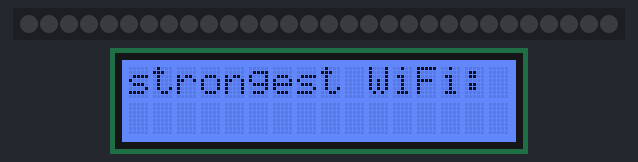
Recording of a sketch running on a simulated ESP8266 (NodeMCU). Shown: 30 RGB LEDs in strip order, left to right, 16×2 character LCD. Dim RGB values are drawn brighter than linear; the strip is taken to match the declared colour order; a WiFi scan finds three made-up networks; what the sketch prints to the serial monitor is not drawn.

Above: at 0.1 s.
At 2.59 s:
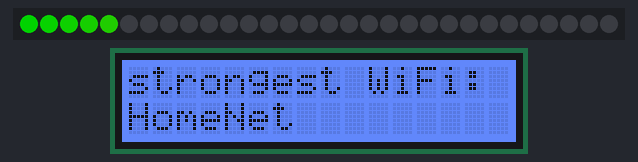
At 3.8 s:
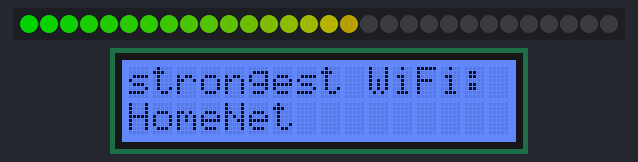
At 4.4 s:
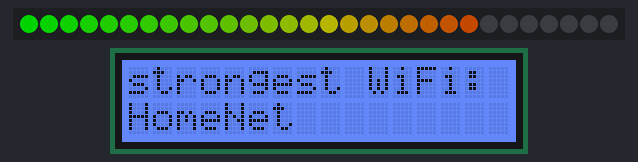
At 5.1 s:
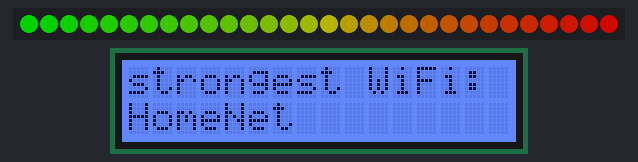
At 9.3 s:
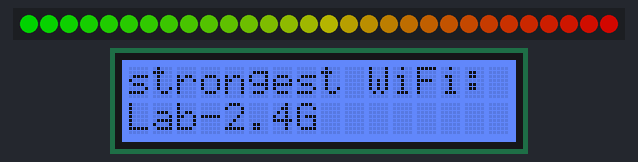

The sketch:

Wlan_signal_strength.ino
```cpp
#include <Wire.h>
#include <rgb_lcd.h>
#include <ESP8266WiFi.h>
#include <Adafruit_NeoPixel.h>
#ifdef __AVR__
   #include<avr/power.h>
#endif
#define LED D4 //Output-Port to which the NeoPixels are connected
#define NUMPIXELS 30 //number of LEDs in the used NeoPixel-Stripe
#define DELAYVAL 100 //milliseconds betweeen the updates of the single pixels when the RSSI changes
#define DAMP 2 //Damping-factor to decrease brightness of the (usually kind of to bright) NeoPixels

Adafruit_NeoPixel pixels(NUMPIXELS, LED, NEO_RGB + NEO_KHZ800); //constructor for the NeoPixels
rgb_lcd lcd; // constructor for the LCD-Display
const int colorR = 50;
const int colorG = 100;
const int colorB = 255;
/*
prints out a list of available networks, can be used for i.e. debugging, but isn't used in the follwing code:
*/
int printScanResults(int networksFound){
  for (int i = 0; i<networksFound; ++i){
    Serial.printf("%d: %s, Ch:%d (%ddBm) %s\n", i+1, WiFi.SSID(i).c_str(), WiFi.channel(i), WiFi.RSSI(i), WiFi.encryptionType(i) == ENC_TYPE_NONE ? "open" : "");
  }
  return WiFi.RSSI(0);
}
/*takes in values from 0 to 1, returns an unsigned int with the RGB-Colour interpolated between red (val=0)
and green (val=1). The RGB-Values are stored inside the result-variable by bitshifting the char-values by 8, 16 and 24 bits.
 */
unsigned int heatmap(double val){
  unsigned char r = 0U;
  unsigned char g = 0U;
  unsigned char b = 0U;
  unsigned int result = 0U;
  r = (unsigned char)((1 - val)*255U);
  g = (unsigned char)(val*255U);
  result = (r << 8) + (g << 16) + (b << 24);

  return result;
}


void setup() {
  pinMode(LED_BUILTIN, OUTPUT);
  digitalWrite(LED_BUILTIN, HIGH);
  pinMode(LED, OUTPUT); //set output port for the NeoPixels
  pixels.begin();

  lcd.begin(16, 2); //Setup the LCD-Display (for more detailed description go to https://github.com/Seeed-Studio/Grove_LCD_RGB_Backlight)
  lcd.setRGB(colorR,colorG,colorB);
  lcd.print("strongest WiFi: ");

  //Setup serial port for monitoring (can be omitted if used as "standalone device"):
  Serial.begin(115200);
  Serial.println();
  //Set the WiFi-Mode for the ESP8266WiFi-Class
  WiFi.mode(WIFI_STA);
  WiFi.disconnect();
}

void loop() {
  //store count of available networks in numNetworks and store the RSSI of the first in signalStrength:
  int numNetworks = WiFi.scanNetworks();
  int32_t signalStrength = WiFi.RSSI(0);

  //create an array the length of NUMPIXELS, assign a heatmap-colour ranging from red (bottom) to green (top) to indicate signal strength by color:
  unsigned int heat[NUMPIXELS] = {0};
  for (int i = 0 ; i<NUMPIXELS; ++i){
    heat[i] = heatmap(1.0/NUMPIXELS*(double)i);
  }

  //locate the array position of the WiFi with the highest RSSI:
  int NumberSSIDToBePrinted = 0;
  for (int i = 0; i<numNetworks-1; ++i){
    if (WiFi.RSSI(i+1)>signalStrength){
       signalStrength = WiFi.RSSI(i+1);
       NumberSSIDToBePrinted = i+1;
    }
  }
  //Print the SSID of the network with the highest RSSI to the LCD:
  lcd.setCursor(0,1);
  lcd.print(WiFi.SSID(NumberSSIDToBePrinted).c_str());

  //calculate how many pixels the indicator should show (ranging from -80dBm --> 3 pixels from bottom to 35dBm --> all pixels, linearly interpolated):
  int pixelstoshow = 0;
  if (signalStrength<-80) pixelstoshow = 3;
  else if (signalStrength>-30) pixelstoshow = NUMPIXELS;
  else{
    pixelstoshow = ((NUMPIXELS-3)/45)*signalStrength+(3+(80*(NUMPIXELS-3))/45); //Linear interpolation between 3 and NUMPIXELS, -80dBm and -35 dBm
  }

  //Set each pixel with the respective color calculated above and stored in the heat-array
  pixels.clear();
  for (int i = 0; i<pixelstoshow; ++i){
    unsigned char r = heat[i]>>8;
    unsigned char g = heat[i]>>16;
    unsigned char b = heat[i]<<24;
    pixels.setPixelColor(i, pixels.Color(g/DAMP,r/DAMP,b/DAMP));
    pixels.show();
    delay(DELAYVAL);

  }

  //the following block uses the same principles as the above, but only updates the LEDs and the display if there are any changes to what they display
  //without this "update-check" the pixels.clear() method causes a very irritating on/off-stutter when the main loop is repeated.
  int pixelstoshow2 = 0;
  int NumberSSIDToBePrinted2 = 0;
  for(int t = 0; t<1000; ++t){
     int numNetworks = WiFi.scanNetworks();
     int32_t signalStrength2 = WiFi.RSSI(0);
     for (int i = 0; i<numNetworks-1; ++i){
       if (WiFi.RSSI(i+1)>signalStrength2)
       signalStrength2 = WiFi.RSSI(i+1);
       NumberSSIDToBePrinted2 = i+1;
     }
     if (signalStrength2<-80) pixelstoshow2 = 3;
     else if (signalStrength>-30) pixelstoshow2 = NUMPIXELS;
     else pixelstoshow2 = ((NUMPIXELS-3)/45)*signalStrength+(3+(80*(NUMPIXELS-3))/45);
   Serial.printf("%d, %d\n", pixelstoshow, pixelstoshow2);
   if(pixelstoshow2<pixelstoshow){
     for (int i = pixelstoshow-1; i>pixelstoshow2-1; --i){
       pixels.setPixelColor(i, pixels.Color(0,0,0));
       pixels.show();
       delay(DELAYVAL);
     }
   pixelstoshow = pixelstoshow2;
   }
   else if(pixelstoshow2>pixelstoshow){
      for (int i = pixelstoshow-1; i<pixelstoshow2-1; ++i){
        unsigned char r = heat[i]>>8;
        unsigned char g = heat[i]>>16;
        unsigned char b = heat[i]<<24;
        pixels.setPixelColor(i, pixels.Color(g/DAMP,r/DAMP,b/DAMP));
        pixels.show();
        delay(DELAYVAL);
  }
  pixelstoshow = pixelstoshow2;
  }
  if(NumberSSIDToBePrinted!=NumberSSIDToBePrinted2){
    lcd.clear();
    lcd.print("strongest WiFi: ");
    lcd.setCursor(0,1);
    lcd.print(WiFi.SSID(NumberSSIDToBePrinted2).c_str());
  }
  NumberSSIDToBePrinted = NumberSSIDToBePrinted2;
  }


}
```

Measured:
- what the display in image 4 shows lasts 4.3 s, from 5.0 s to 9.3 s
